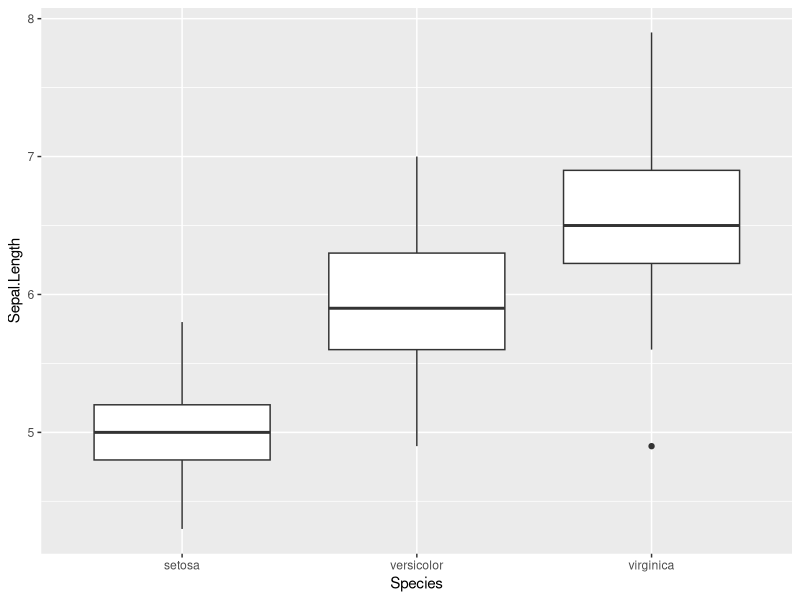
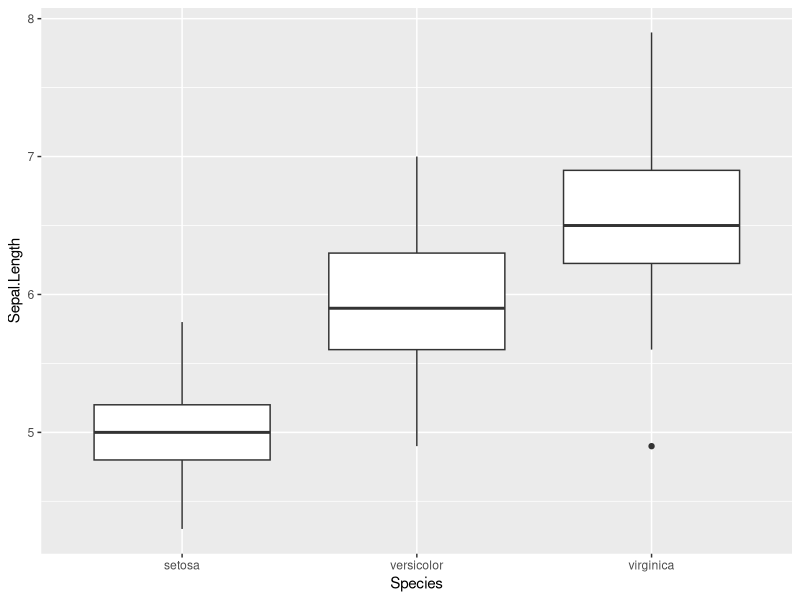

Write the R code that produced these figures, in order.
mult <- function(n) {
    2 * n
}

# Elements are arranged sequentially by row.
m <- matrix(c(3:14), nrow = 4, byrow = TRUE)
print(m)

# Elements are arranged sequentially by column.
n <- matrix(c(3:14), nrow = 4, byrow = FALSE)
print(n)

# Define the column and row names.
rownames <- c("row1", "row2", "row3", "row4")
colnames <- c("col1", "col2", "col3")

p <- matrix(c(3:14), nrow = 4, byrow = TRUE,
            dimnames = list(rownames, colnames))
print(p)

library(ggplot2)
ggplot(data = iris,
       mapping = aes(
                     x = Species,
                     y = Sepal.Length)) + geom_boxplot()

ggsave("first.png")
